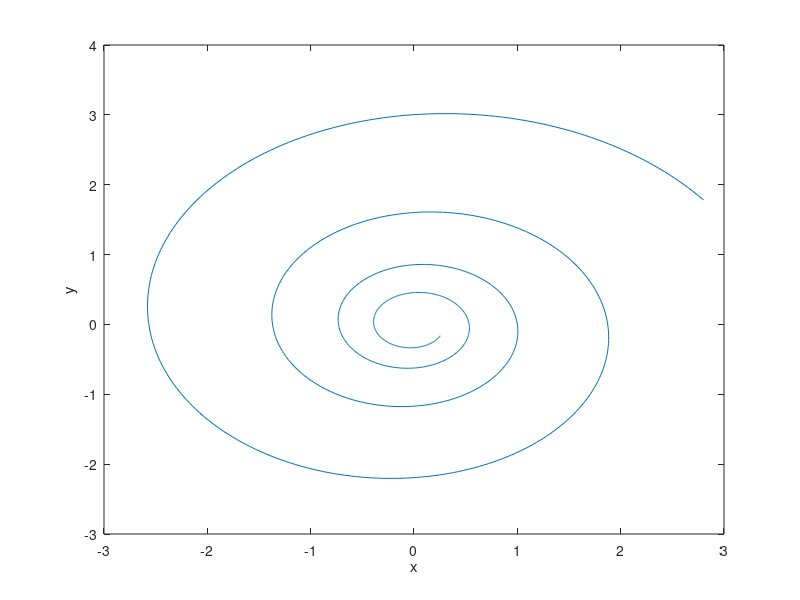

MATLAB code to generate this figure:
a = -0.1;
x = @(t) exp(a*t).*cos(t);
y = @(t) exp(a*t).*sin(t);

t = linspace(-12, 12, 1000);
plot(x(t), y(t));
xlabel('x')
ylabel('y')
